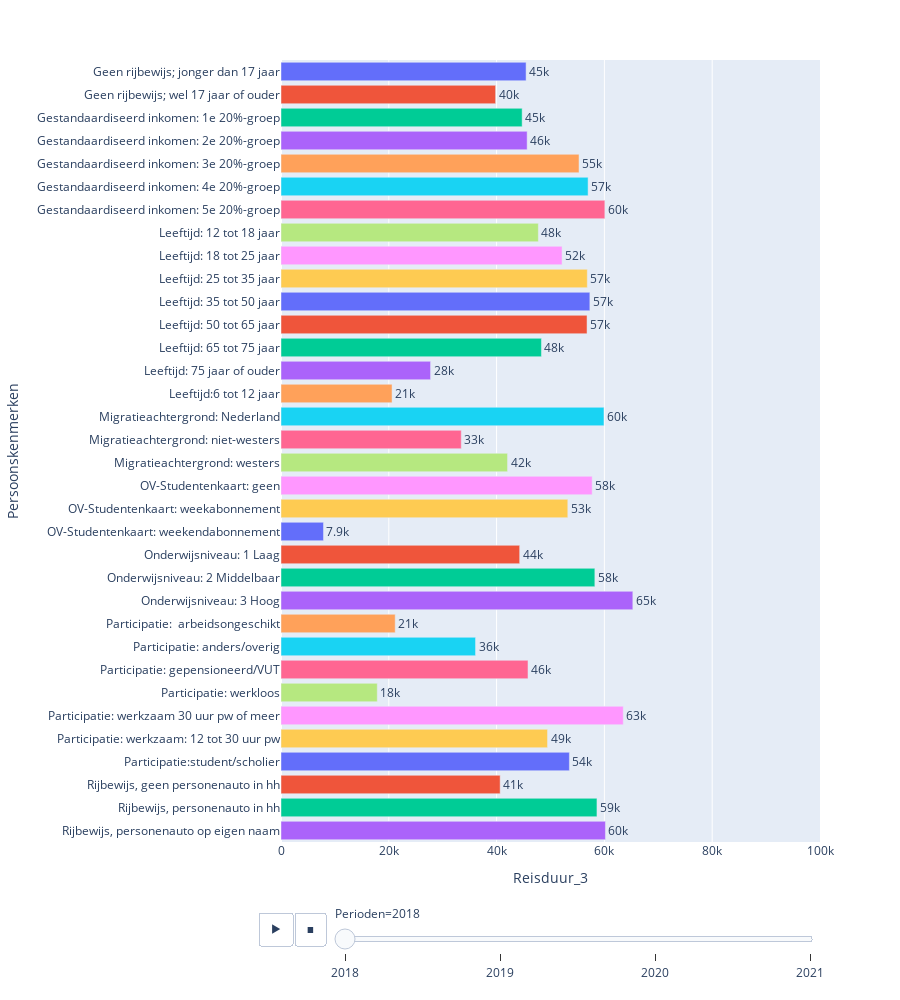

Here is the notebook cell this chart was saved with:
### Markdown cell above
### Trip durations

### Code cell
fig = px.bar(data_motief_2, x = 'Reisduur_3', y = 'Persoonskenmerken', color = 'Persoonskenmerken',
             orientation = 'h', text_auto = '.2s', animation_frame = 'Perioden', height = 1000, range_x = [0, 100000])
fig.update_traces(textposition="outside")
fig.update_layout(showlegend = False)
fig.show()

### Figure 1 — Plotly figure (JSON) as saved in the notebook; plotly's stock layout.template omitted (floating-point values rounded to 4 significant figures)
{"data": [{"alignmentgroup": "True", "hovertemplate": "Persoonskenmerken=%{y}<br>Perioden=2018<br>Reisduur_3=%{x}<extra></extra>", "legendgroup": "Geen rijbewijs; jonger dan 17 jaar", "marker": {"color": "#636efa", "pattern": {"shape": ""}}, "name": "Geen rijbewijs; jonger dan 17 jaar", "offsetgroup": "Geen rijbewijs; jonger dan 17 jaar", "orientation": "h", "showlegend": true, "textposition": "outside", "texttemplate": "%{x:.2s}", "type": "bar", "x": [45470.0], "xaxis": "x", "y": ["Geen rijbewijs; jonger dan 17 jaar"], "yaxis": "y"}, {"alignmentgroup": "True", "hovertemplate": "Persoonskenmerken=%{y}<br>Perioden=2018<br>Reisduur_3=%{x}<extra></extra>", "legendgroup": "Geen rijbewijs; wel 17 jaar of ouder", "marker": {"color": "#EF553B", "pattern": {"shape": ""}}, "name": "Geen rijbewijs; wel 17 jaar of ouder", "offsetgroup": "Geen rijbewijs; wel 17 jaar of ouder", "orientation": "h", "showlegend": true, "textposition": "outside", "texttemplate": "%{x:.2s}", "type": "bar", "x": [39820.0], "xaxis": "x", "y": ["Geen rijbewijs; wel 17 jaar of ouder"], "yaxis": "y"}, {"alignmentgroup": "True", "hovertemplate": "Persoonskenmerken=%{y}<br>Perioden=2018<br>Reisduur_3=%{x}<extra></extra>", "legendgroup": "Gestandaardiseerd inkomen: 1e 20%-groep", "marker": {"color": "#00cc96", "pattern": {"shape": ""}}, "name": "Gestandaardiseerd inkomen: 1e 20%-groep", "offsetgroup": "Gestandaardiseerd inkomen: 1e 20%-groep", "orientation": "h", "showlegend": true, "textposition": "outside", "texttemplate": "%{x:.2s}", "type": "bar", "x": [44740.0], "xaxis": "x", "y": ["Gestandaardiseerd inkomen: 1e 20%-groep"], "yaxis": "y"}, {"alignmentgroup": "True", "hovertemplate": "Persoonskenmerken=%{y}<br>Perioden=2018<br>Reisduur_3=%{x}<extra></extra>", "legendgroup": "Gestandaardiseerd inkomen: 2e 20%-groep", "marker": {"color": "#ab63fa", "pattern": {"shape": ""}}, "name": "Gestandaardiseerd inkomen: 2e 20%-groep", "offsetgroup": "Gestandaardiseerd inkomen: 2e 20%-groep", "orientation": "h", "showlegend": true, "textposition": "outside", "texttemplate": "%{x:.2s}", "type": "bar", "x": [45670.0], "xaxis": "x", "y": ["Gestandaardiseerd inkomen: 2e 20%-groep"], "yaxis": "y"}, {"alignmentgroup": "True", "hovertemplate": "Persoonskenmerken=%{y}<br>Perioden=2018<br>Reisduur_3=%{x}<extra></extra>", "legendgroup": "Gestandaardiseerd inkomen: 3e 20%-groep", "marker": {"color": "#FFA15A", "pattern": {"shape": ""}}, "name": "Gestandaardiseerd inkomen: 3e 20%-groep", "offsetgroup": "Gestandaardiseerd inkomen: 3e 20%-groep", "orientation": "h", "showlegend": true, "textposition": "outside", "texttemplate": "%{x:.2s}", "type": "bar", "x": [55290.0], "xaxis": "x", "y": ["Gestandaardiseerd inkomen: 3e 20%-groep"], "yaxis": "y"}, {"alignmentgroup": "True", "hovertemplate": "Persoonskenmerken=%{y}<br>Perioden=2018<br>Reisduur_3=%{x}<extra></extra>", "legendgroup": "Gestandaardiseerd inkomen: 4e 20%-groep", "marker": {"color": "#19d3f3", "pattern": {"shape": ""}}, "name": "Gestandaardiseerd inkomen: 4e 20%-groep", "offsetgroup": "Gestandaardiseerd inkomen: 4e 20%-groep", "orientation": "h", "showlegend": true, "textposition": "outside", "texttemplate": "%{x:.2s}", "type": "bar", "x": [56970.0], "xaxis": "x", "y": ["Gestandaardiseerd inkomen: 4e 20%-groep"], "yaxis": "y"}, {"alignmentgroup": "True", "hovertemplate": "Persoonskenmerken=%{y}<br>Perioden=2018<br>Reisduur_3=%{x}<extra></extra>", "legendgroup": "Gestandaardiseerd inkomen: 5e 20%-groep", "marker": {"color": "#FF6692", "pattern": {"shape": ""}}, "name": "Gestandaardiseerd inkomen: 5e 20%-groep", "offsetgroup": "Gestandaardiseerd inkomen: 5e 20%-groep", "orientation": "h", "showlegend": true, "textposition": "outside", "texttemplate": "%{x:.2s}", "type": "bar", "x": [60090.0], "xaxis": "x", "y": ["Gestandaardiseerd inkomen: 5e 20%-groep"], "yaxis": "y"}, {"alignmentgroup": "True", "hovertemplate": "Persoonskenmerken=%{y}<br>Perioden=2018<br>Reisduur_3=%{x}<extra></extra>", "legendgroup": "Leeftijd: 12 tot 18 jaar", "marker": {"color": "#B6E880", "pattern": {"shape": ""}}, "name": "Leeftijd: 12 tot 18 jaar", "offsetgroup": "Leeftijd: 12 tot 18 jaar", "orientation": "h", "showlegend": true, "textposition": "outside", "texttemplate": "%{x:.2s}", "type": "bar", "x": [47750.0], "xaxis": "x", "y": ["Leeftijd: 12 tot 18 jaar"], "yaxis": "y"}, {"alignmentgroup": "True", "hovertemplate": "Persoonskenmerken=%{y}<br>Perioden=2018<br>Reisduur_3=%{x}<extra></extra>", "legendgroup": "Leeftijd: 18 tot 25 jaar", "marker": {"color": "#FF97FF", "pattern": {"shape": ""}}, "name": "Leeftijd: 18 tot 25 jaar", "offsetgroup": "Leeftijd: 18 tot 25 jaar", "orientation": "h", "showlegend": true, "textposition": "outside", "texttemplate": "%{x:.2s}", "type": "bar", "x": [52140.0], "xaxis": "x", "y": ["Leeftijd: 18 tot 25 jaar"], "yaxis": "y"}, {"alignmentgroup": "True", "hovertemplate": "Persoonskenmerken=%{y}<br>Perioden=2018<br>Reisduur_3=%{x}<extra></extra>", "legendgroup": "Leeftijd: 25 tot 35 jaar", "marker": {"color": "#FECB52", "pattern": {"shape": ""}}, "name": "Leeftijd: 25 tot 35 jaar", "offsetgroup": "Leeftijd: 25 tot 35 jaar", "orientation": "h", "showlegend": true, "textposition": "outside", "texttemplate": "%{x:.2s}", "type": "bar", "x": [56830.0], "xaxis": "x", "y": ["Leeftijd: 25 tot 35 jaar"], "yaxis": "y"}, {"alignmentgroup": "True", "hovertemplate": "Persoonskenmerken=%{y}<br>Perioden=2018<br>Reisduur_3=%{x}<extra></extra>", "legendgroup": "Leeftijd: 35 tot 50 jaar", "marker": {"color": "#636efa", "pattern": {"shape": ""}}, "name": "Leeftijd: 35 tot 50 jaar", "offsetgroup": "Leeftijd: 35 tot 50 jaar", "orientation": "h", "showlegend": true, "textposition": "outside", "texttemplate": "%{x:.2s}", "type": "bar", "x": [57300.0], "xaxis": "x", "y": ["Leeftijd: 35 tot 50 jaar"], "yaxis": "y"}, {"alignmentgroup": "True", "hovertemplate": "Persoonskenmerken=%{y}<br>Perioden=2018<br>Reisduur_3=%{x}<extra></extra>", "legendgroup": "Leeftijd: 50 tot 65 jaar", "marker": {"color": "#EF553B", "pattern": {"shape": ""}}, "name": "Leeftijd: 50 tot 65 jaar", "offsetgroup": "Leeftijd: 50 tot 65 jaar", "orientation": "h", "showlegend": true, "textposition": "outside", "texttemplate": "%{x:.2s}", "type": "bar", "x": [56780.0], "xaxis": "x", "y": ["Leeftijd: 50 tot 65 jaar"], "yaxis": "y"}, {"alignmentgroup": "True", "hovertemplate": "Persoonskenmerken=%{y}<br>Perioden=2018<br>Reisduur_3=%{x}<extra></extra>", "legendgroup": "Leeftijd: 65 tot 75 jaar", "marker": {"color": "#00cc96", "pattern": {"shape": ""}}, "name": "Leeftijd: 65 tot 75 jaar", "offsetgroup": "Leeftijd: 65 tot 75 jaar", "orientation": "h", "showlegend": true, "textposition": "outside", "texttemplate": "%{x:.2s}", "type": "bar", "x": [48320.0], "xaxis": "x", "y": ["Leeftijd: 65 tot 75 jaar"], "yaxis": "y"}, {"alignmentgroup": "True", "hovertemplate": "Persoonskenmerken=%{y}<br>Perioden=2018<br>Reisduur_3=%{x}<extra></extra>", "legendgroup": "Leeftijd: 75 jaar of ouder", "marker": {"color": "#ab63fa", "pattern": {"shape": ""}}, "name": "Leeftijd: 75 jaar of ouder", "offsetgroup": "Leeftijd: 75 jaar of ouder", "orientation": "h", "showlegend": true, "textposition": "outside", "texttemplate": "%{x:.2s}", "type": "bar", "x": [27750.0], "xaxis": "x", "y": ["Leeftijd: 75 jaar of ouder"], "yaxis": "y"}, {"alignmentgroup": "True", "hovertemplate": "Persoonskenmerken=%{y}<br>Perioden=2018<br>Reisduur_3=%{x}<extra></extra>", "legendgroup": "Leeftijd:6 tot 12 jaar", "marker": {"color": "#FFA15A", "pattern": {"shape": ""}}, "name": "Leeftijd:6 tot 12 jaar", "offsetgroup": "Leeftijd:6 tot 12 jaar", "orientation": "h", "showlegend": true, "textposition": "outside", "texttemplate": "%{x:.2s}", "type": "bar", "x": [20600.0], "xaxis": "x", "y": ["Leeftijd:6 tot 12 jaar"], "yaxis": "y"}, {"alignmentgroup": "True", "hovertemplate": "Persoonskenmerken=%{y}<br>Perioden=2018<br>Reisduur_3=%{x}<extra></extra>", "legendgroup": "Migratieachtergrond: Nederland", "marker": {"color": "#19d3f3", "pattern": {"shape": ""}}, "name": "Migratieachtergrond: Nederland", "offsetgroup": "Migratieachtergrond: Nederland", "orientation": "h", "showlegend": true, "textposition": "outside", "texttemplate": "%{x:.2s}", "type": "bar", "x": [59920.0], "xaxis": "x", "y": ["Migratieachtergrond: Nederland"], "yaxis": "y"}, {"alignmentgroup": "True", "hovertemplate": "Persoonskenmerken=%{y}<br>Perioden=2018<br>Reisduur_3=%{x}<extra></extra>", "legendgroup": "Migratieachtergrond: niet-westers", "marker": {"color": "#FF6692", "pattern": {"shape": ""}}, "name": "Migratieachtergrond: niet-westers", "offsetgroup": "Migratieachtergrond: niet-westers", "orientation": "h", "showlegend": true, "textposition": "outside", "texttemplate": "%{x:.2s}", "type": "bar", "x": [33440.0], "xaxis": "x", "y": ["Migratieachtergrond: niet-westers"], "yaxis": "y"}, {"alignmentgroup": "True", "hovertemplate": "Persoonskenmerken=%{y}<br>Perioden=2018<br>Reisduur_3=%{x}<extra></extra>", "legendgroup": "Migratieachtergrond: westers", "marker": {"color": "#B6E880", "pattern": {"shape": ""}}, "name": "Migratieachtergrond: westers", "offsetgroup": "Migratieachtergrond: westers", "orientation": "h", "showlegend": true, "textposition": "outside", "texttemplate": "%{x:.2s}", "type": "bar", "x": [42030.0], "xaxis": "x", "y": ["Migratieachtergrond: westers"], "yaxis": "y"}, {"alignmentgroup": "True", "hovertemplate": "Persoonskenmerken=%{y}<br>Perioden=2018<br>Reisduur_3=%{x}<extra></extra>", "legendgroup": "OV-Studentenkaart: geen", "marker": {"color": "#FF97FF", "pattern": {"shape": ""}}, "name": "OV-Studentenkaart: geen", "offsetgroup": "OV-Studentenkaart: geen", "orientation": "h", "showlegend": true, "textposition": "outside", "texttemplate": "%{x:.2s}", "type": "bar", "x": [57730.0], "xaxis": "x", "y": ["OV-Studentenkaart: geen"], "yaxis": "y"}, {"alignmentgroup": "True", "hovertemplate": "Persoonskenmerken=%{y}<br>Perioden=2018<br>Reisduur_3=%{x}<extra></extra>", "legendgroup": "OV-Studentenkaart: weekabonnement", "marker": {"color": "#FECB52", "pattern": {"shape": ""}}, "name": "OV-Studentenkaart: weekabonnement", "offsetgroup": "OV-Studentenkaart: weekabonnement", "orientation": "h", "showlegend": true, "textposition": "outside", "texttemplate": "%{x:.2s}", "type": "bar", "x": [53210.0], "xaxis": "x", "y": ["OV-Studentenkaart: weekabonnement"], "yaxis": "y"}, {"alignmentgroup": "True", "hovertemplate": "Persoonskenmerken=%{y}<br>Perioden=2018<br>Reisduur_3=%{x}<extra></extra>", "legendgroup": "OV-Studentenkaart: weekendabonnement", "marker": {"color": "#636efa", "pattern": {"shape": ""}}, "name": "OV-Studentenkaart: weekendabonnement", "offsetgroup": "OV-Studentenkaart: weekendabonnement", "orientation": "h", "showlegend": true, "textposition": "outside", "texttemplate": "%{x:.2s}", "type": "bar", "x": [7879.0], "xaxis": "x", "y": ["OV-Studentenkaart: weekendabonnement"], "yaxis": "y"}, {"alignmentgroup": "True", "hovertemplate": "Persoonskenmerken=%{y}<br>Perioden=2018<br>Reisduur_3=%{x}<extra></extra>", "legendgroup": "Onderwijsniveau: 1 Laag", "marker": {"color": "#EF553B", "pattern": {"shape": ""}}, "name": "Onderwijsniveau: 1 Laag", "offsetgroup": "Onderwijsniveau: 1 Laag", "orientation": "h", "showlegend": true, "textposition": "outside", "texttemplate": "%{x:.2s}", "type": "bar", "x": [44280], "xaxis": "x", "y": ["Onderwijsniveau: 1 Laag"], "yaxis": "y"}, {"alignmentgroup": "True", "hovertemplate": "Persoonskenmerken=%{y}<br>Perioden=2018<br>Reisduur_3=%{x}<extra></extra>", "legendgroup": "Onderwijsniveau: 2 Middelbaar", "marker": {"color": "#00cc96", "pattern": {"shape": ""}}, "name": "Onderwijsniveau: 2 Middelbaar", "offsetgroup": "Onderwijsniveau: 2 Middelbaar", "orientation": "h", "showlegend": true, "textposition": "outside", "texttemplate": "%{x:.2s}", "type": "bar", "x": [58230.0], "xaxis": "x", "y": ["Onderwijsniveau: 2 Middelbaar"], "yaxis": "y"}, {"alignmentgroup": "True", "hovertemplate": "Persoonskenmerken=%{y}<br>Perioden=2018<br>Reisduur_3=%{x}<extra></extra>", "legendgroup": "Onderwijsniveau: 3 Hoog", "marker": {"color": "#ab63fa", "pattern": {"shape": ""}}, "name": "Onderwijsniveau: 3 Hoog", "offsetgroup": "Onderwijsniveau: 3 Hoog", "orientation": "h", "showlegend": true, "textposition": "outside", "texttemplate": "%{x:.2s}", "type": "bar", "x": [65270.0], "xaxis": "x", "y": ["Onderwijsniveau: 3 Hoog"], "yaxis": "y"}, {"alignmentgroup": "True", "hovertemplate": "Persoonskenmerken=%{y}<br>Perioden=2018<br>Reisduur_3=%{x}<extra></extra>", "legendgroup": "Participatie:  arbeidsongeschikt", "marker": {"color": "#FFA15A", "pattern": {"shape": ""}}, "name": "Participatie:  arbeidsongeschikt", "offsetgroup": "Participatie:  arbeidsongeschikt", "orientation": "h", "showlegend": true, "textposition": "outside", "texttemplate": "%{x:.2s}", "type": "bar", "x": [21190.0], "xaxis": "x", "y": ["Participatie:  arbeidsongeschikt"], "yaxis": "y"}, {"alignmentgroup": "True", "hovertemplate": "Persoonskenmerken=%{y}<br>Perioden=2018<br>Reisduur_3=%{x}<extra></extra>", "legendgroup": "Participatie: anders/overig", "marker": {"color": "#19d3f3", "pattern": {"shape": ""}}, "name": "Participatie: anders/overig", "offsetgroup": "Participatie: anders/overig", "orientation": "h", "showlegend": true, "textposition": "outside", "texttemplate": "%{x:.2s}", "type": "bar", "x": [36090.0], "xaxis": "x", "y": ["Participatie: anders/overig"], "yaxis": "y"}, {"alignmentgroup": "True", "hovertemplate": "Persoonskenmerken=%{y}<br>Perioden=2018<br>Reisduur_3=%{x}<extra></extra>", "legendgroup": "Participatie: gepensioneerd/VUT", "marker": {"color": "#FF6692", "pattern": {"shape": ""}}, "name": "Participatie: gepensioneerd/VUT", "offsetgroup": "Participatie: gepensioneerd/VUT", "orientation": "h", "showlegend": true, "textposition": "outside", "texttemplate": "%{x:.2s}", "type": "bar", "x": [45820.0], "xaxis": "x", "y": ["Participatie: gepensioneerd/VUT"], "yaxis": "y"}, {"alignmentgroup": "True", "hovertemplate": "Persoonskenmerken=%{y}<br>Perioden=2018<br>Reisduur_3=%{x}<extra></extra>", "legendgroup": "Participatie: werkloos", "marker": {"color": "#B6E880", "pattern": {"shape": ""}}, "name": "Participatie: werkloos", "offsetgroup": "Participatie: werkloos", "orientation": "h", "showlegend": true, "textposition": "outside", "texttemplate": "%{x:.2s}", "type": "bar", "x": [17860.0], "xaxis": "x", "y": ["Participatie: werkloos"], "yaxis": "y"}, {"alignmentgroup": "True", "hovertemplate": "Persoonskenmerken=%{y}<br>Perioden=2018<br>Reisduur_3=%{x}<extra></extra>", "legendgroup": "Participatie: werkzaam 30 uur pw of meer", "marker": {"color": "#FF97FF", "pattern": {"shape": ""}}, "name": "Participatie: werkzaam 30 uur pw of meer", "offsetgroup": "Participatie: werkzaam 30 uur pw of meer", "orientation": "h", "showlegend": true, "textposition": "outside", "texttemplate": "%{x:.2s}", "type": "bar", "x": [63500.0], "xaxis": "x", "y": ["Participatie: werkzaam 30 uur pw of meer"], "yaxis": "y"}, {"alignmentgroup": "True", "hovertemplate": "Persoonskenmerken=%{y}<br>Perioden=2018<br>Reisduur_3=%{x}<extra></extra>", "legendgroup": "Participatie: werkzaam: 12 tot 30 uur pw", "marker": {"color": "#FECB52", "pattern": {"shape": ""}}, "name": "Participatie: werkzaam: 12 tot 30 uur pw", "offsetgroup": "Participatie: werkzaam: 12 tot 30 uur pw", "orientation": "h", "showlegend": true, "textposition": "outside", "texttemplate": "%{x:.2s}", "type": "bar", "x": [49450.0], "xaxis": "x", "y": ["Participatie: werkzaam: 12 tot 30 uur pw"], "yaxis": "y"}, {"alignmentgroup": "True", "hovertemplate": "Persoonskenmerken=%{y}<br>Perioden=2018<br>Reisduur_3=%{x}<extra></extra>", "legendgroup": "Participatie:student/scholier", "marker": {"color": "#636efa", "pattern": {"shape": ""}}, "name": "Participatie:student/scholier", "offsetgroup": "Participatie:student/scholier", "orientation": "h", "showlegend": true, "textposition": "outside", "texttemplate": "%{x:.2s}", "type": "bar", "x": [53500.0], "xaxis": "x", "y": ["Participatie:student/scholier"], "yaxis": "y"}, {"alignmentgroup": "True", "hovertemplate": "Persoonskenmerken=%{y}<br>Perioden=2018<br>Reisduur_3=%{x}<extra></extra>", "legendgroup": "Rijbewijs, geen personenauto in hh", "marker": {"color": "#EF553B", "pattern": {"shape": ""}}, "name": "Rijbewijs, geen personenauto in hh", "offsetgroup": "Rijbewijs, geen personenauto in hh", "orientation": "h", "showlegend": true, "textposition": "outside", "texttemplate": "%{x:.2s}", "type": "bar", "x": [40660.0], "xaxis": "x", "y": ["Rijbewijs, geen personenauto in hh"], "yaxis": "y"}, {"alignmentgroup": "True", "hovertemplate": "Persoonskenmerken=%{y}<br>Perioden=2018<br>Reisduur_3=%{x}<extra></extra>", "legendgroup": "Rijbewijs, personenauto in hh", "marker": {"color": "#00cc96", "pattern": {"shape": ""}}, "name": "Rijbewijs, personenauto in hh", "offsetgroup": "Rijbewijs, personenauto in hh", "orientation": "h", "showlegend": true, "textposition": "outside", "texttemplate": "%{x:.2s}", "type": "bar", "x": [58620.0], "xaxis": "x", "y": ["Rijbewijs, personenauto in hh"], "yaxis": "y"}, {"alignmentgroup": "True", "hovertemplate": "Persoonskenmerken=%{y}<br>Perioden=2018<br>Reisduur_3=%{x}<extra></extra>", "legendgroup": "Rijbewijs, personenauto op eigen naam", "marker": {"color": "#ab63fa", "pattern": {"shape": ""}}, "name": "Rijbewijs, personenauto op eigen naam", "offsetgroup": "Rijbewijs, personenauto op eigen naam", "orientation": "h", "showlegend": true, "textposition": "outside", "texttemplate": "%{x:.2s}", "type": "bar", "x": [60190.0], "xaxis": "x", "y": ["Rijbewijs, personenauto op eigen naam"], "yaxis": "y"}], "layout": {"barmode": "relative", "height": 1000, "legend": {"title": {"text": "Persoonskenmerken"}, "tracegroupgap": 0}, "margin": {"t": 60}, "showlegend": false, "sliders": [{"active": 0, "currentvalue": {"prefix": "Perioden="}, "len": 0.9, "pad": {"b": 10, "t": 60}, "steps": [{"args": [["2018"], {"frame": {"duration": 0, "redraw": true}, "fromcurrent": true, "mode": "immediate", "transition": {"duration": 0, "easing": "linear"}}], "label": "2018", "method": "animate"}, {"args": [["2019"], {"frame": {"duration": 0, "redraw": true}, "fromcurrent": true, "mode": "immediate", "transition": {"duration": 0, "easing": "linear"}}], "label": "2019", "method": "animate"}, {"args": [["2020"], {"frame": {"duration": 0, "redraw": true}, "fromcurrent": true, "mode": "immediate", "transition": {"duration": 0, "easing": "linear"}}], "label": "2020", "method": "animate"}, {"args": [["2021"], {"frame": {"duration": 0, "redraw": true}, "fromcurrent": true, "mode": "immediate", "transition": {"duration": 0, "easing": "linear"}}], "label": "2021", "method": "animate"}], "x": 0.1, "xanchor": "left", "y": 0, "yanchor": "top"}], "updatemenus": [{"buttons": [{"args": [null, {"frame": {"duration": 500, "redraw": true}, "fromcurrent": true, "mode": "immediate", "transition": {"duration": 500, "easing": "linear"}}], "label": "&#9654;", "method": "animate"}, {"args": [[null], {"frame": {"duration": 0, "redraw": true}, "fromcurrent": true, "mode": "immediate", "transition": {"duration": 0, "easing": "linear"}}], "label": "&#9724;", "method": "animate"}], "direction": "left", "pad": {"r": 10, "t": 70}, "showactive": false, "type": "buttons", "x": 0.1, "xanchor": "right", "y": 0, "yanchor": "top"}], "xaxis": {"anchor": "y", "domain": [0, 1], "range": [0, 100000], "title": {"text": "Reisduur_3"}}, "yaxis": {"anchor": "x", "categoryarray": ["Rijbewijs, personenauto op eigen naam", "Rijbewijs, personenauto in hh", "Rijbewijs, geen personenauto in hh", "Participatie:student/scholier", "Participatie: werkzaam: 12 tot 30 uur pw", "Participatie: werkzaam 30 uur pw of meer", "Participatie: werkloos", "Participatie: gepensioneerd/VUT", "Participatie: anders/overig", "Participatie:  arbeidsongeschikt", "Onderwijsniveau: 3 Hoog", "Onderwijsniveau: 2 Middelbaar", "Onderwijsniveau: 1 Laag", "OV-Studentenkaart: weekendabonnement", "OV-Studentenkaart: weekabonnement", "OV-Studentenkaart: geen", "Migratieachtergrond: westers", "Migratieachtergrond: niet-westers", "Migratieachtergrond: Nederland", "Leeftijd:6 tot 12 jaar", "Leeftijd: 75 jaar of ouder", "Leeftijd: 65 tot 75 jaar", "Leeftijd: 50 tot 65 jaar", "Leeftijd: 35 tot 50 jaar", "Leeftijd: 25 tot 35 jaar", "Leeftijd: 18 tot 25 jaar", "Leeftijd: 12 tot 18 jaar", "Gestandaardiseerd inkomen: 5e 20%-groep", "Gestandaardiseerd inkomen: 4e 20%-groep", "Gestandaardiseerd inkomen: 3e 20%-groep", "Gestandaardiseerd inkomen: 2e 20%-groep", "Gestandaardiseerd inkomen: 1e 20%-groep", "Geen rijbewijs; wel 17 jaar of ouder", "Geen rijbewijs; jonger dan 17 jaar"], "categoryorder": "array", "domain": [0, 1], "title": {"text": "Persoonskenmerken"}}}}
